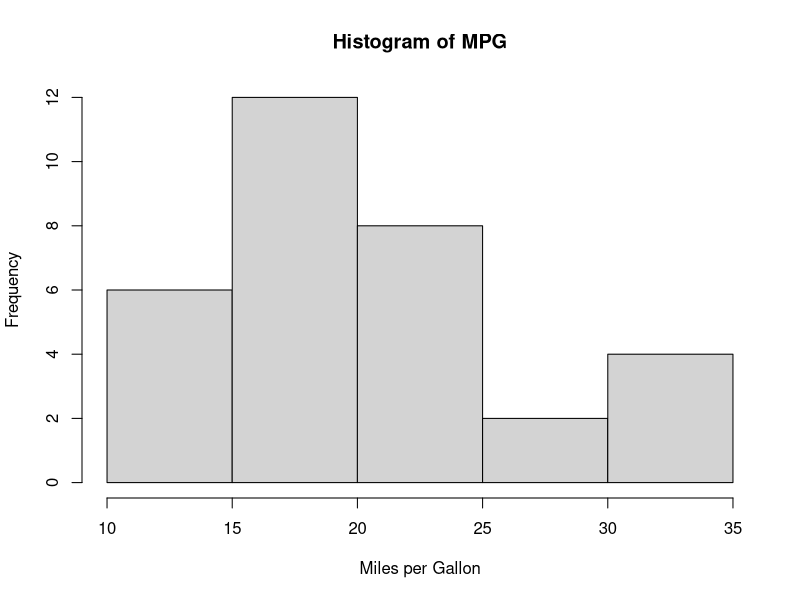
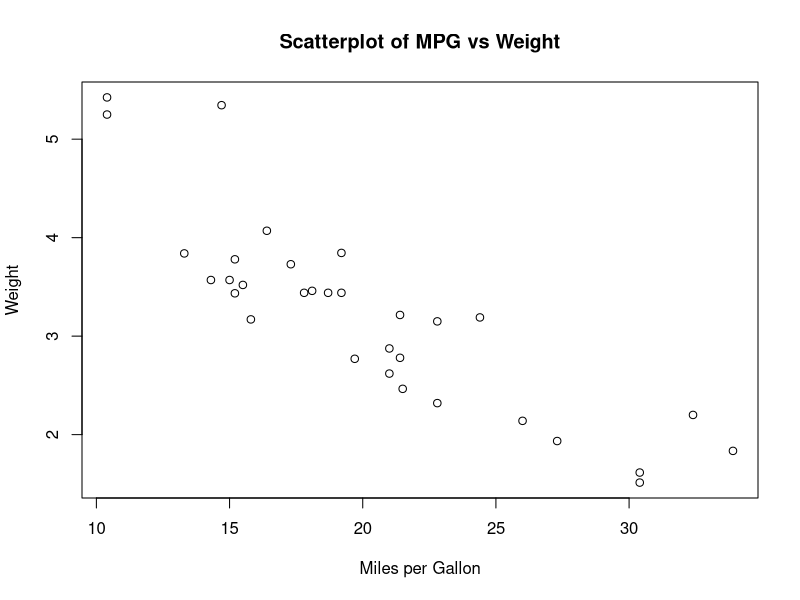
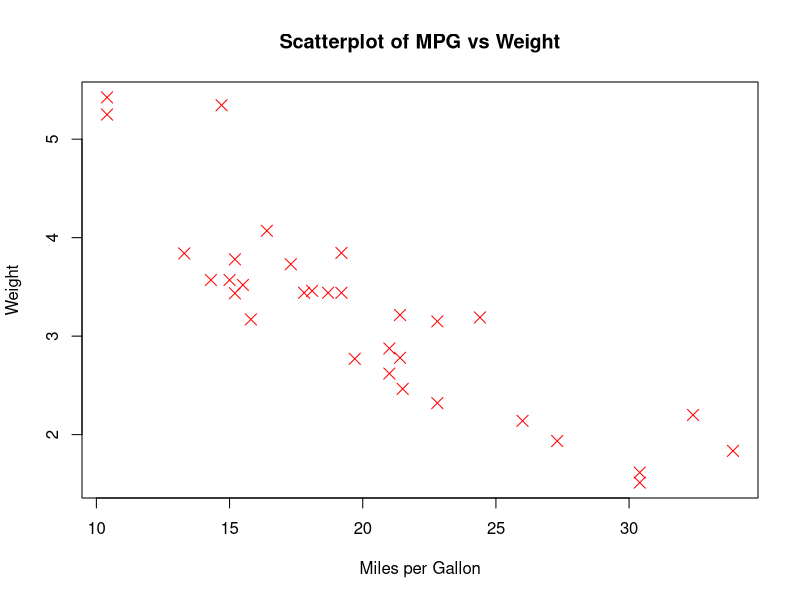
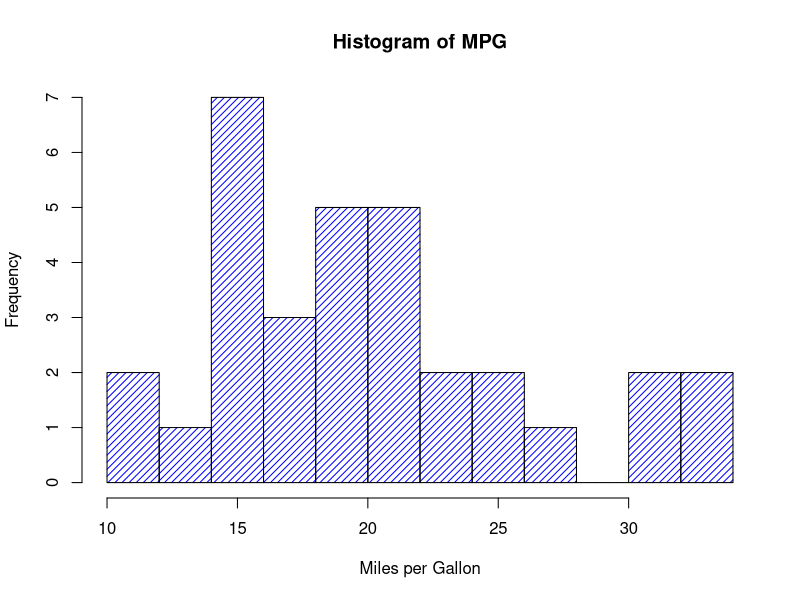

R code for these plots, in order:
## ---- chunk 1
knitr::opts_chunk$set(echo = TRUE)
## ---- chunk 2
x <- 10
## ---- chunk 3
class(x)
## ---- chunk 4
print(x)
## ---- chunk 5
# This is a comment
## ---- chunk 6
y <- 20
z <- x + y
print(z)
## ---- chunk 7
x > y
## ---- chunk 8
x > y | x > y
## ---- chunk 9
v <- c(1, 2, 3, 4, 5, 6)
## ---- chunk 10
m <- matrix(v, nrow = 3)
## ---- chunk 11
df <- data.frame(name=c("A", "B"), age=c(21, 25))
## ---- chunk 12
l <- list(name="John", age=30, salary=4000)
## ---- chunk 13
v[1]
## ---- chunk 14
m[1, 2]
## ---- chunk 15
df$age
## ---- chunk 16
l$name
## ---- chunk 17
data(mtcars)
## ---- chunk 18
library(readr)
wage_df <- read_csv("wageData.csv")
## ---- chunk 19
head(wage_df)[1:2,]
## ---- chunk 20
subset(wage_df[1:10,])
## ---- chunk 21
subset(wage_df, age > 25)
## ---- chunk 22
summary(mtcars$mpg)
## ---- chunk 23
mean(mtcars$mpg)
median(mtcars$mpg)
sd(mtcars$mpg)
## ---- chunk 24
cor(mtcars$mpg, mtcars$wt)
## ---- chunk 25
hist(mtcars$mpg,
     main="Histogram of MPG", 
     xlab="Miles per Gallon")

## ---- chunk 26
plot(mtcars$mpg, mtcars$wt,
     main="Scatterplot of MPG vs Weight", 
     xlab="Miles per Gallon", ylab="Weight")
## ---- chunk 27
plot(mtcars$mpg, mtcars$wt,
     main="Scatterplot of MPG vs Weight", 
     xlab="Miles per Gallon", ylab="Weight",
     col="red", pch=4, cex=1.5)
## ---- chunk 28
hist(mtcars$mpg,
     main="Histogram of MPG", 
     xlab="Miles per Gallon",
     density=20, angle=45,
     col="blue", border="black", breaks=10)

## ---- chunk 29
help(mean)
?mean
